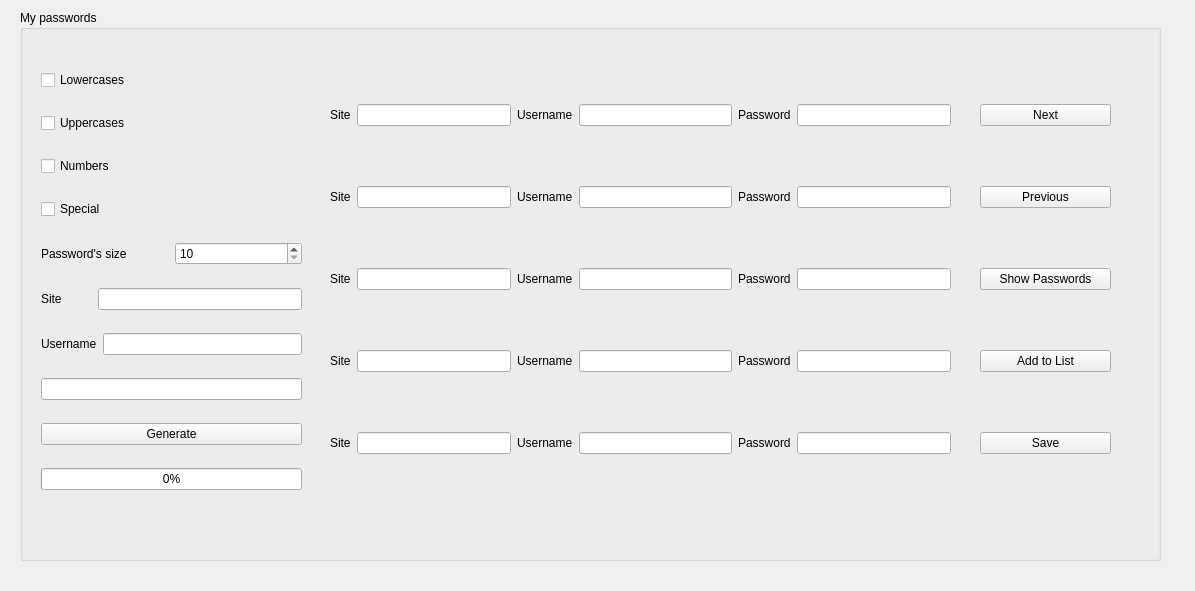
<?xml version="1.0" encoding="UTF-8"?>
<ui version="4.0">
 <class>secondWindow</class>
 <widget class="QMainWindow" name="secondWindow">
  <property name="geometry">
   <rect>
    <x>0</x>
    <y>0</y>
    <width>1195</width>
    <height>591</height>
   </rect>
  </property>
  <property name="windowTitle">
   <string>MainWindow</string>
  </property>
  <widget class="QWidget" name="centralwidget">
   <widget class="QGroupBox" name="groupBox_2">
    <property name="geometry">
     <rect>
      <x>20</x>
      <y>10</y>
      <width>1141</width>
      <height>551</height>
     </rect>
    </property>
    <property name="title">
     <string>My passwords</string>
    </property>
    <widget class="QWidget" name="layoutWidget">
     <property name="geometry">
      <rect>
       <x>21</x>
       <y>43</y>
       <width>261</width>
       <height>461</height>
      </rect>
     </property>
     <layout class="QVBoxLayout" name="verticalLayout">
      <item>
       <widget class="QCheckBox" name="checkBox_lower">
        <property name="text">
         <string>Lowercases</string>
        </property>
       </widget>
      </item>
      <item>
       <widget class="QCheckBox" name="checkBox_upper">
        <property name="text">
         <string>Uppercases</string>
        </property>
       </widget>
      </item>
      <item>
       <widget class="QCheckBox" name="checkBox_number">
        <property name="text">
         <string>Numbers</string>
        </property>
       </widget>
      </item>
      <item>
       <widget class="QCheckBox" name="checkBox_special">
        <property name="text">
         <string>Special</string>
        </property>
       </widget>
      </item>
      <item>
       <layout class="QHBoxLayout" name="horizontalLayout_5">
        <item>
         <widget class="QLabel" name="label">
          <property name="text">
           <string>Password's size</string>
          </property>
         </widget>
        </item>
        <item>
         <widget class="QSpinBox" name="spinBox">
          <property name="minimum">
           <number>10</number>
          </property>
          <property name="maximum">
           <number>128</number>
          </property>
         </widget>
        </item>
       </layout>
      </item>
      <item>
       <layout class="QHBoxLayout" name="horizontalLayout">
        <item>
         <widget class="QLabel" name="label_2">
          <property name="text">
           <string>Site         </string>
          </property>
         </widget>
        </item>
        <item>
         <widget class="QLineEdit" name="lineEdit_2"/>
        </item>
       </layout>
      </item>
      <item>
       <layout class="QHBoxLayout" name="horizontalLayout_2">
        <item>
         <widget class="QLabel" name="label_3">
          <property name="text">
           <string>Username</string>
          </property>
         </widget>
        </item>
        <item>
         <widget class="QLineEdit" name="lineEdit_3"/>
        </item>
       </layout>
      </item>
      <item>
       <widget class="QLineEdit" name="lineEdit"/>
      </item>
      <item>
       <widget class="QPushButton" name="pushButton">
        <property name="text">
         <string>Generate</string>
        </property>
       </widget>
      </item>
      <item>
       <widget class="QProgressBar" name="progressBar">
        <property name="value">
         <number>0</number>
        </property>
       </widget>
      </item>
     </layout>
    </widget>
    <widget class="QWidget" name="layoutWidget">
     <property name="geometry">
      <rect>
       <x>310</x>
       <y>40</y>
       <width>621</width>
       <height>461</height>
      </rect>
     </property>
     <layout class="QVBoxLayout" name="verticalLayout_2">
      <item>
       <layout class="QHBoxLayout" name="horizontalLayout_7">
        <item>
         <widget class="QLabel" name="label_13">
          <property name="text">
           <string>Site</string>
          </property>
         </widget>
        </item>
        <item>
         <widget class="QLineEdit" name="site0"/>
        </item>
        <item>
         <widget class="QLabel" name="label_14">
          <property name="text">
           <string>Username</string>
          </property>
         </widget>
        </item>
        <item>
         <widget class="QLineEdit" name="user0"/>
        </item>
        <item>
         <widget class="QLabel" name="label_15">
          <property name="text">
           <string>Password</string>
          </property>
         </widget>
        </item>
        <item>
         <widget class="QLineEdit" name="pass0"/>
        </item>
       </layout>
      </item>
      <item>
       <layout class="QHBoxLayout" name="horizontalLayout_10">
        <item>
         <widget class="QLabel" name="label_16">
          <property name="text">
           <string>Site</string>
          </property>
         </widget>
        </item>
        <item>
         <widget class="QLineEdit" name="site1"/>
        </item>
        <item>
         <widget class="QLabel" name="label_17">
          <property name="text">
           <string>Username</string>
          </property>
         </widget>
        </item>
        <item>
         <widget class="QLineEdit" name="user1"/>
        </item>
        <item>
         <widget class="QLabel" name="label_18">
          <property name="text">
           <string>Password</string>
          </property>
         </widget>
        </item>
        <item>
         <widget class="QLineEdit" name="pass1"/>
        </item>
       </layout>
      </item>
      <item>
       <layout class="QHBoxLayout" name="horizontalLayout_6">
        <item>
         <widget class="QLabel" name="label_10">
          <property name="text">
           <string>Site</string>
          </property>
         </widget>
        </item>
        <item>
         <widget class="QLineEdit" name="site2"/>
        </item>
        <item>
         <widget class="QLabel" name="label_11">
          <property name="text">
           <string>Username</string>
          </property>
         </widget>
        </item>
        <item>
         <widget class="QLineEdit" name="user2"/>
        </item>
        <item>
         <widget class="QLabel" name="label_12">
          <property name="text">
           <string>Password</string>
          </property>
         </widget>
        </item>
        <item>
         <widget class="QLineEdit" name="pass2"/>
        </item>
       </layout>
      </item>
      <item>
       <layout class="QHBoxLayout" name="horizontalLayout_4">
        <item>
         <widget class="QLabel" name="label_7">
          <property name="text">
           <string>Site</string>
          </property>
         </widget>
        </item>
        <item>
         <widget class="QLineEdit" name="site3"/>
        </item>
        <item>
         <widget class="QLabel" name="label_8">
          <property name="text">
           <string>Username</string>
          </property>
         </widget>
        </item>
        <item>
         <widget class="QLineEdit" name="user3"/>
        </item>
        <item>
         <widget class="QLabel" name="label_9">
          <property name="text">
           <string>Password</string>
          </property>
         </widget>
        </item>
        <item>
         <widget class="QLineEdit" name="pass3"/>
        </item>
       </layout>
      </item>
      <item>
       <layout class="QHBoxLayout" name="horizontalLayout_3">
        <item>
         <widget class="QLabel" name="label_4">
          <property name="text">
           <string>Site</string>
          </property>
         </widget>
        </item>
        <item>
         <widget class="QLineEdit" name="site4"/>
        </item>
        <item>
         <widget class="QLabel" name="label_5">
          <property name="text">
           <string>Username</string>
          </property>
         </widget>
        </item>
        <item>
         <widget class="QLineEdit" name="user4"/>
        </item>
        <item>
         <widget class="QLabel" name="label_6">
          <property name="text">
           <string>Password</string>
          </property>
         </widget>
        </item>
        <item>
         <widget class="QLineEdit" name="pass4"/>
        </item>
       </layout>
      </item>
     </layout>
    </widget>
    <widget class="QWidget" name="layoutWidget">
     <property name="geometry">
      <rect>
       <x>960</x>
       <y>40</y>
       <width>131</width>
       <height>461</height>
      </rect>
     </property>
     <layout class="QVBoxLayout" name="verticalLayout_4">
      <item>
       <widget class="QPushButton" name="pushButton_5">
        <property name="text">
         <string>Next</string>
        </property>
       </widget>
      </item>
      <item>
       <widget class="QPushButton" name="pushButton_6">
        <property name="text">
         <string>Previous</string>
        </property>
       </widget>
      </item>
      <item>
       <widget class="QPushButton" name="pushButton_3">
        <property name="text">
         <string>Show Passwords</string>
        </property>
       </widget>
      </item>
      <item>
       <widget class="QPushButton" name="pushButton_2">
        <property name="text">
         <string>Add to List</string>
        </property>
       </widget>
      </item>
      <item>
       <widget class="QPushButton" name="pushButton_4">
        <property name="text">
         <string>Save</string>
        </property>
       </widget>
      </item>
     </layout>
    </widget>
   </widget>
   <widget class="QWidget" name="layoutWidget">
    <property name="geometry">
     <rect>
      <x>0</x>
      <y>0</y>
      <width>2</width>
      <height>2</height>
     </rect>
    </property>
    <layout class="QVBoxLayout" name="verticalLayout_3"/>
   </widget>
  </widget>
 </widget>
 <resources/>
 <connections/>
</ui>
